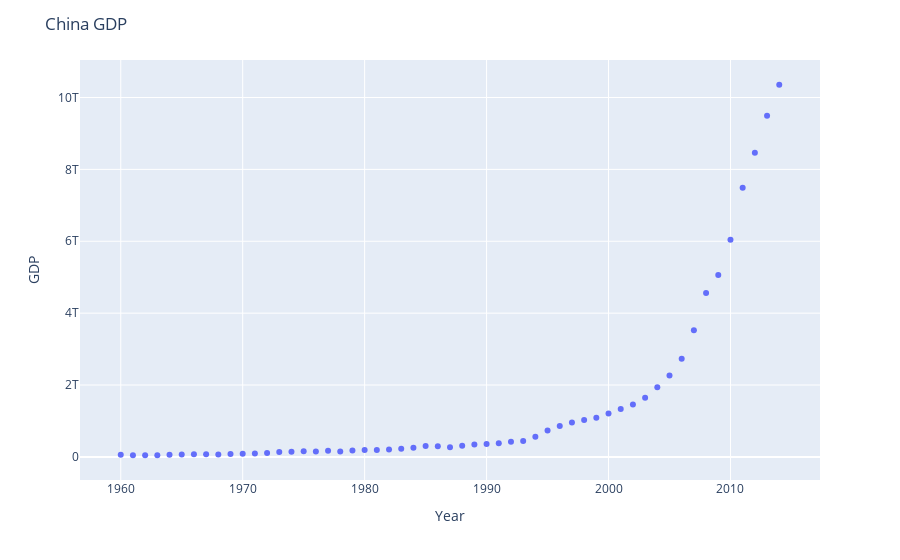

The code cell stored with this chart in its notebook:
### Markdown cell above
### Plotting the Dataset

This is what the datapoints look like. It kind of looks like an either logistic or exponential function. The growth starts off slow, then from 2005 on forward, the growth is very significant. And finally, it decelerate slightly in the 2010s.

### Code cell
fig = px.scatter(x=df["Year"], y=df["Value"])
fig.update_layout(
    title="China GDP",
    xaxis_title="Year",
    yaxis_title="GDP",
)
fig.show()
